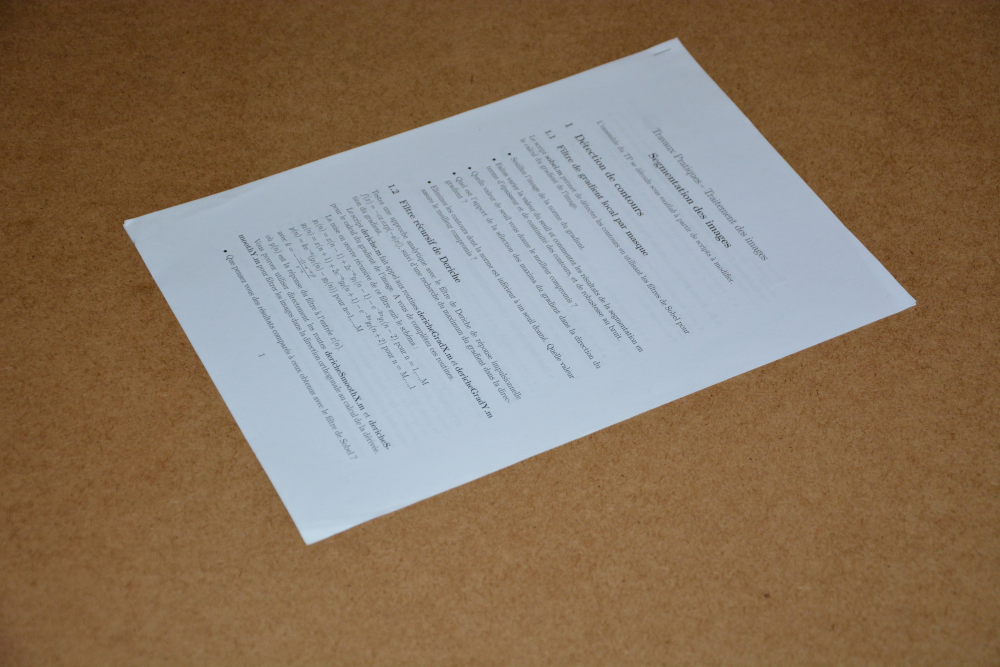
#> input picture IMA208/TP5-Calibration/f7.jpg, 3000 x 2000 px, given in place of f7.tif, which was not available (shown at 1/3 size)
$ jupyter execute --allow-errors report.ipynb   (text cells are left out)
#> lines starting #> are read from the running program, lines starting #| are printed output that depends on the picture; after the words box and inside, x2 and y2 are one past the last pixel; in counts of white or black regions, pixels touching at a corner belong together; long printed decimals are rounded; pictures that were not available may be replaced by others from this repository, and a replacement may not be noted
[cell 1]
import numpy as np
import cv2 as cv

from matplotlib import pyplot as plt
# from matplotlib.pyplot import imshow, show, subplot, title, axis, figure

[cell 2]
import os

if not os.path.exists('output'):
    os.makedirs('output')

[cell 3]
# Keypoint detection and descriptor computation algorithm
algorithm = 'ORB'
# D. Lowe's ratio test threshold
threshold = 0.8

import panorama as panorama

outputName='panorama_{}_t={}.tif'.format(algorithm,threshold)

img1c = cv.imread('palaiseau-B1sub.tif',1)
img2c = cv.imread('palaiseau-B2sub.tif',1)
#
#img2c = cv.imread('panorama.tif',1)
#img1c = cv.imread('palaiseau-B3sub.tif', 1)

#> (the rest of this cell did not finish here and is left out)

[cell 4]
# PARAMETERS
gaussianStd = 0 # Standard deviation of the Gaussian filter (if 0 it is computed based on the kernel size)
t1 = 180 # Canny's hysteresis thresholding upper threshold
t2 = 150 # 20 # Canny's hysteresis thresholding lower threshold
houghT = 110 # 100 # Hough's threshold on the number of votes needed to declare a line

img = cv.imread('f7.tif')
#> img is the input picture: shape (2000, 3000, 3); mean B, G, R 100, 119.5, 137.8
imrvb=img.copy()


gray = cv.cvtColor(img,cv.COLOR_BGR2GRAY)

# 1. NOISE REDUCTION
gaussianSize = 9 # Size of the Gaussian filter
kernel = np.ones((gaussianSize,gaussianSize),np.uint8)
#gray = cv.morphologyEx(gray, cv.MORPH_CLOSE, kernel)

gray = cv.GaussianBlur(gray,(gaussianSize,gaussianSize),gaussianStd)

#gray = cv.medianBlur(gray, ksize=13)

plt.figure()
plt.imshow(gray, cmap='gray')
plt.show()

# 2. CANNY EDGE DETECTION
sobelAperture = 3 # Canny's sobel filter aperture
edges = cv.Canny(gray, t2, t1, apertureSize = sobelAperture)
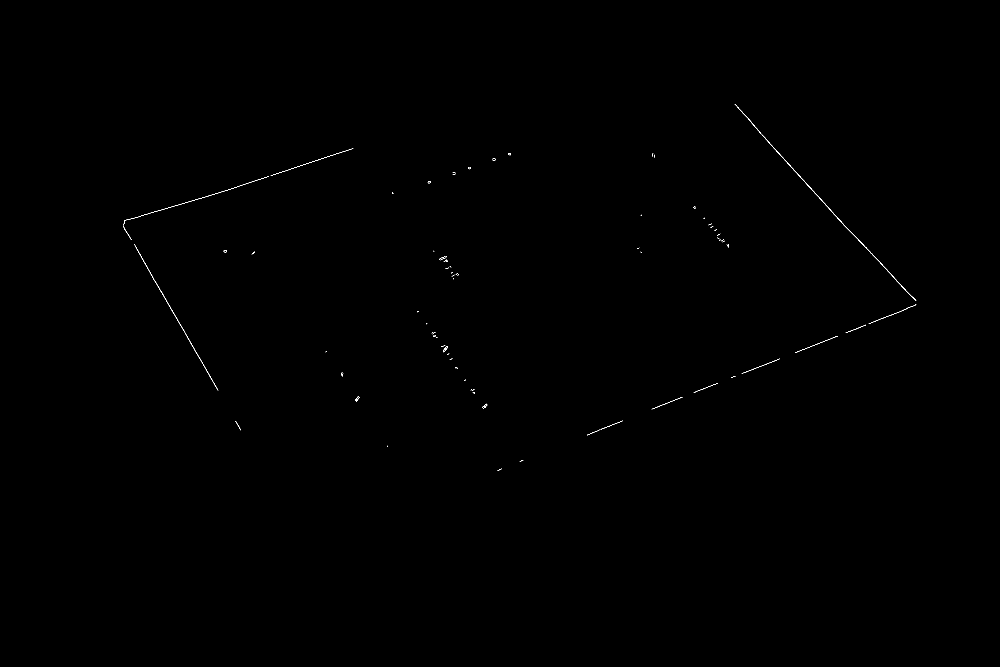
#> edges: shape (2000, 3000) (shown at 1/3 size); 0.07% white in thin lines or dots, all inside (x1, y1, x2, y2) = (369, 312, 2749, 1412)

plt.figure('Canny edges')
plt.imshow(edges)
plt.show()

# 3. HOUGH LINES
ro = 1 # distance resolution
theta = 2*np.pi/180 # angle resolution
lines = cv.HoughLines(edges, ro, theta, houghT)
#> lines = [[19, 2.62], [-1429, 2.41], [752, 1.26], [-1353, 2.37], [738, 1.29], [1876, 1.19], [-1436, 2.41]]

nbrlines = lines.shape[0]

print('nombre de lignes : ', lines)
#| nombre de lignes :  [[[ 1.9000000e+01  2.6179938e+00]]
#|  [[-1.4290000e+03  2.4085543e+00]]
#|  [[ 7.5200000e+02  1.2566371e+00]]
#|  [[-1.3530000e+03  2.3736477e+00]]
#|  [[ 7.3800000e+02  1.2915436e+00]]
#|  [[ 1.8760000e+03  1.1868238e+00]]
#> (further printed lines are left out)

print('nombre de lignes : ', nbrlines)
#| nombre de lignes :  7


for line1 in range(nbrlines):
    r1,theta1 = lines[line1][0]
    print(r1,theta1)
#> this loop made 7 passes
#> (printed output is left out)

# 4. CORNER DETECTION
nbrintersects=0

fichier = open("data.txt", "w")
corners = []

for line1 in range(nbrlines):
    r1,theta1 = lines[line1][0]

    a1 = np.cos(theta1)
    b1 = np.sin(theta1)
    c1 = -r1

    x1 = int(a1*r1 + 4000*(-b1))
    y1 = int(b1*r1 + 4000*(a1))
    x2 = int(a1*r1 - 4000*(-b1))
    y2 = int(b1*r1 - 4000*(a1))

    (a,b,c)=125+125*np.random.rand(3, 1)
    a=int(0)
    b=int(255)
    c=int(0)
    cv.line(imrvb,(x1,y1), (x2,y2), (a,b,c),7)
    cv.line(edges,(x1,y1), (x2,y2), (a,b,c),7)

    x1=int(a1+5)
    y1=int(b1+5)
    x2=int(a1-5)
    y2=int(b1-5)

    a=255
    b=0
    c=0

    cv.line(imrvb,(x1,y1), (x2,y2), (a,b,c),5)
    cv.line(edges,(x1,y1), (x2,y2), (a,b,c),5)
# [10 lines of commented-out code are left out]


    for line2 in range(line1):

        r2,theta2 = lines[line2][0]

        a2 = np.cos(theta2)
        b2 = np.sin(theta2)
        c2 = -r2


        X =   b1 * c2 - c1 * b2
        Y =   c1 * a2 - a1 * c2
        Z =   a1 * b2 - b1 * a2


        if Z != 0:

            X=X/Z
            Y=Y/Z

            if 0 < X < img.shape[1]:
                if 0 < Y < img.shape[0]:

                    nbrintersects += 1

                    print(int(X),int(Y))

                    fichier.write(str ( int ( X ) ) )
                    fichier.write (" ")
                    fichier.write(str ( int ( Y ) ) )
                    fichier.write("\n")

                    corners.append([X,Y])

                    x1=int(X+5)
                    y1=int(Y+5)
                    x2=int(X-5)
                    y2=int(Y-5)

                    a=255
                    b=0
                    c=0

                    cv.line(imrvb,(x1,y1), (x2,y2), (a,b,c),5)
                    cv.line(edges,(x1,y1), (x2,y2), (a,b,c),5)

                    x1=int(X-5)
                    y1=int(Y+5)
                    x2=int(X+5)
                    y2=int(Y-5)

                    cv.line(imrvb,(x1,y1), (x2,y2), (a,b,c),5)
                    cv.line(edges,(x1,y1), (x2,y2), (a,b,c),5)
#> this loop made 7 passes
#> (r1, theta1, a1, b1, c1) on passes 1 to 7: (19, 2.62, -0.866, 0.5, -19), (-1429, 2.41, -0.743, 0.669, 1429), (752, 1.26, 0.309, 0.951, -752), (-1353, 2.37, -0.719, 0.695, 1353), (738, 1.29, 0.276, 0.961, -738), (1876, 1.19, 0.375, 0.927, -1876), (-1436, 2.41, -0.743, 0.669, 1436)
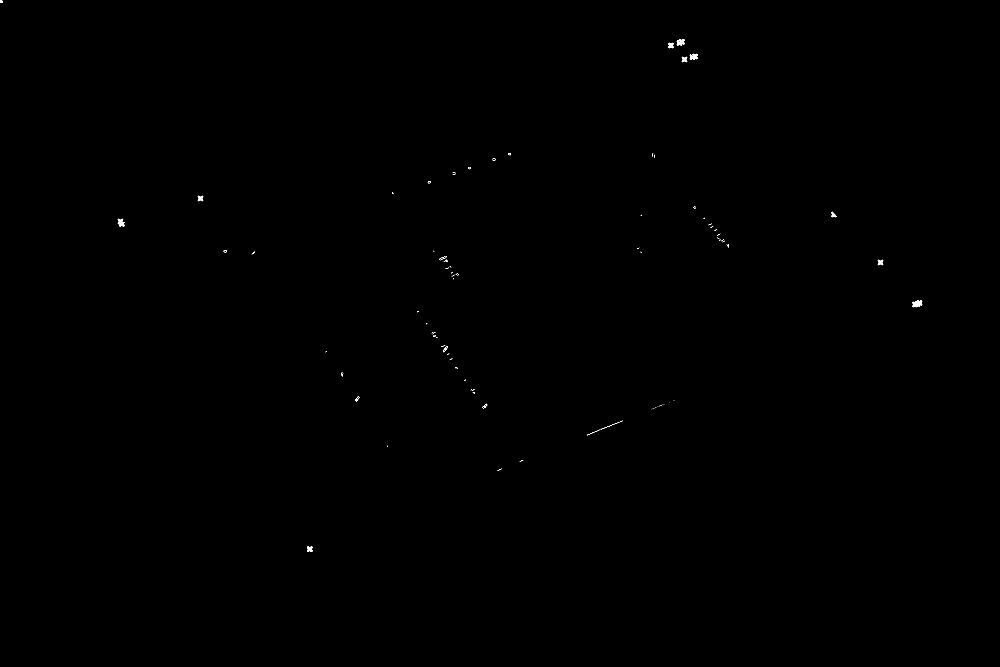
#> edges: shape (2000, 3000) (shown at 1/3 size); 0.06% white; 109 white regions (88 under 20 px), largest, box (x1, y1, x2, y2) and area: (2737, 900, 2767, 922) 412, (353, 656, 374, 680) 311, (2030, 117, 2054, 137) 306
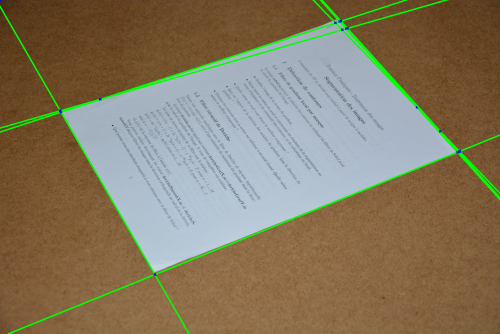
#> imrvb: shape (2000, 3000, 3) (shown at 1/6 size); mean B, G, R 97.9, 122.4, 134.8
#> after the loop, corners = [[365.9, 671.8], [2038.5, 128.4], [2502.4, 643.6], [2012.9, 136.7], [361.5, 664.1], [2077.7, 172], [601.4, 595.3], [2053.6, 178.9], [929.4, 1647.8], [2745.8, 913.9], [2758.5, 908.8], [2045.8, 126], [2641.7, 787.9], [2085.2, 169.8], [2752.7, 911.2]]; nbrintersects = 15

fichier.close()


print('nbr intersects',nbrintersects)
#| nbr intersects 15

plt.figure()
plt.title('edges')
plt.imshow(edges)
plt.show()

plt.figure()
plt.title('image')
plt.imshow(imrvb)
plt.show()

cv.imwrite('./output/linesDetected_gaussianStd{}_t1{}_t2{}_sobel{}_hought{}.jpg'.format(gaussianStd, t1, t2, sobelAperture, houghT), imrvb)
#> Out = True

[cell 5]
from matplotlib.pyplot import imshow, show, subplot, title, axis, figure, plot


# draw matches
# [18 lines left out: function draw_matches, not called in this run]


def warpImages(kp, img, M):
    # get the corner coordinates of the "query" and "train" image
    h=kp[2].pt[1]
    w=kp[2].pt[0]

    new_img = cv.warpPerspective(img, M,(np.int32(w),np.int32(h)))

    return new_img


def find_homography(kpt1, kpt2, matches):
    # Find an Homography matrix between two pictures
    # Transforming keypoints to list of points

    dst_pts = np.float32([kpt1[m.queryIdx].pt for m in matches]).reshape(-1, 1, 2)
    src_pts = np.float32([kpt2[m.trainIdx].pt for m in matches]).reshape(-1, 1, 2)

    # Compute a rigid transformation (only scale + rotation + translation) /affine transformation
    affine_matrix, rigid_mask = cv.estimateAffinePartial2D(src_pts, dst_pts)
    affine_row = [0, 0, 1]
    affine_matrix = np.vstack((affine_matrix, affine_row))

    M=affine_matrix
    print(M)

    # Compute an homography

    M, mask = cv.findHomography(src_pts, dst_pts,cv.RANSAC,3)

    print(M)
    print(mask)

    return M
    #return affine_matrix

[cell 6]
# QUESTION 1
Noutliers=0

# Read images
img1c = cv.imread('./myImages/myImage6.jpg', 1) # importing the image
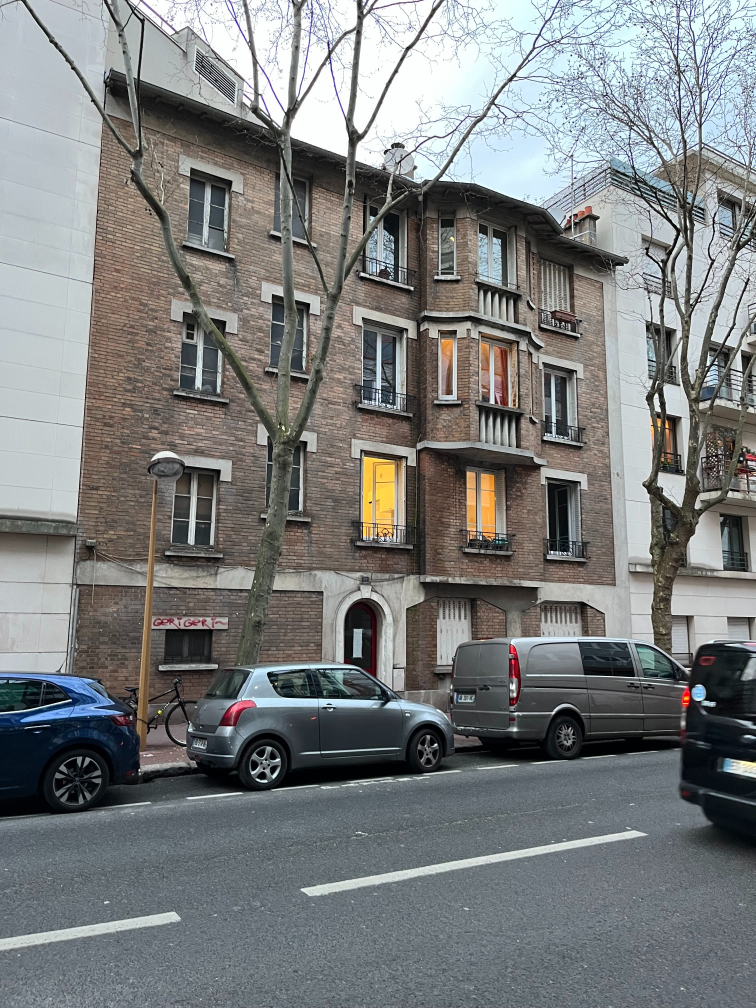
#> input picture IMA208/TP5-Calibration/myImages/myImage6.jpg, 1512 x 2016 px (shown at 1/2 size)
#> img1c is the input picture: shape (2016, 1512, 3); mean B, G, R 125.9, 125.7, 123.2
img1 = cv.cvtColor(img1c, cv.COLOR_BGR2GRAY) # converting to gray
img1c = cv.cvtColor(img1c, cv.COLOR_BGR2RGB) # color: converting to matplotlib formar


# Données pour l'image redressée (expected position of keypoints on the rectified image)
resol=1
x1=10
y1=200
sizeH=1400
sizeV=920
x2=resol*sizeH
y2=resol*sizeV

pts1=[]
pts1.append([x1,y1])
pts1.append([x2,y1])
pts1.append([x2,y2])
pts1.append([x1,y2])

# Why divide by four???????
demil=(x1+x2)/4
demih=(y1+y2)/4

for i in range(Noutliers):
    pts1.append([demil+demil*np.random.randn(),demih+demih*np.random.randn()])


print('pts1',pts1)


# [12 lines of commented-out code are left out]
x1=200
y1=235
x2=1200
y2=560
x3=1230
y3=1180
x4=150
y4=1120


demil=(x1+x2+x3+x4)/8
demih=(y1+y2+y3+y4)/8

pts2=[]
pts2.append([x1,y1])
pts2.append([x2,y2])
pts2.append([x3,y3])
pts2.append([x4,y4])

for i in range(Noutliers):
    pts2.append([demil+demil*np.random.randn(),demih+demih*np.random.randn()])

print('pts2', pts2)


kp1 = [cv.KeyPoint(x[0], x[1], 1) for x in pts1]
#> kp1 = 4 keypoints; (x, y, size): (10, 200, 1), (1400, 200, 1), (1400, 920, 1), (10, 920, 1)
kp2 = [cv.KeyPoint(x[0], x[1], 1) for x in pts2]
#> kp2 = 4 keypoints; (x, y, size): (200, 235, 1), (1200, 560, 1), (1230, 1180, 1), (150, 1120, 1)

print('points feuille')
for i in range (len(pts1)):
    print(kp1[i].pt)
#> this loop made 4 passes
#| (10.0, 200.0)
#| (1400.0, 200.0)
#| (1400.0, 920.0)
#| (10.0, 920.0)

print('points image')
for i in range (len(pts2)):
    print(kp2[i].pt)

goodMatches=[]
for i in range(len(pts1)):
    m=cv.DMatch(i,i,0)
    goodMatches.append(m)
#> after the loop, goodMatches = 4 matches

print('matches')
for m in goodMatches:
    (x1, y1) = kp1[m.queryIdx].pt
    (x2, y2) = kp2[m.trainIdx].pt
    print ( x1,y1,x2,y2)
#> this loop made 4 passes
#> (x1, y1, x2, y2) on passes 1 to 4: (10, 200, 200, 235), (1400, 200, 1200, 560), (1400, 920, 1230, 1180), (10, 920, 150, 1120)
#> (printed output is left out)
print('points')

figure()
kp_img = cv.drawKeypoints(img1, kp2, None, color=(0, 255, 0))
imshow(kp_img)
show()

#
## find  affine transformation and panoramic view between 1 to 2
matrix1to2 = find_homography(kp1, kp2, goodMatches)
#> in find_homography, `dst_pts = np.float32([kpt1[m.queryIdx].pt for m in matches]).reshape(-..`: dst_pts = [[10, 200], [1400, 200], [1400, 920], [10, 920]]
#> in find_homography, `src_pts = np.float32([kpt2[m.trainIdx].pt for m in matches]).reshape(-..`: src_pts = [[200, 235], [1200, 560], [1230, 1180], [150, 1120]]
#> in find_homography, `affine_matrix, rigid_mask = cv.estimateAffinePartial2D(src_pts, dst_pts)`: affine_matrix = [[1.26, 0.409, -337.5], [-0.409, 1.26, -13.73]]; rigid_mask = [1, 1, 0, 0]
#> in find_homography, `affine_matrix = np.vstack((affine_matrix, affine_row))`: affine_matrix = [[1.26, 0.409, -337.5], [-0.409, 1.26, -13.73], [0, 0, 1]]
#> in find_homography, `M=affine_matrix`: M has the same summary as affine_matrix
#| [[   1.257    0.4086 -337.461]
#|  [  -0.4086    1.257  -13.725]
#|  [   0.            0.            1.        ]]
#> in find_homography, `M, mask = cv.findHomography(src_pts, dst_pts,cv.RANSAC,3)`: M = [[0.906, 0.0522, -183.9], [-0.335, 0.853, 57.89], [-0.000318, 8.4e-05, 1]]; mask = [1, 1, 1, 1]
#| [[ 9.05885947e-01  5.21989546e-02 -1.83881655e+02]
#|  [-3.35189545e-01  8.52755739e-01  5.78860819e+01]
#|  [-3.17505860e-04  8.39575765e-05  1.00000000e+00]]
#| [[1]
#|  [1]
#|  [1]
#|  [1]]
#> matrix1to2 has the same summary as M in find_homography
img1to2 = warpImages(kp1, img1c, matrix1to2)
#> in warpImages, `h=kp[2].pt[1]`: h = 920
#> in warpImages, `w=kp[2].pt[0]`: w = 1400
#> in warpImages, `new_img = cv.warpPerspective(img, M,(np.int32(w),np.int32(h)))`:
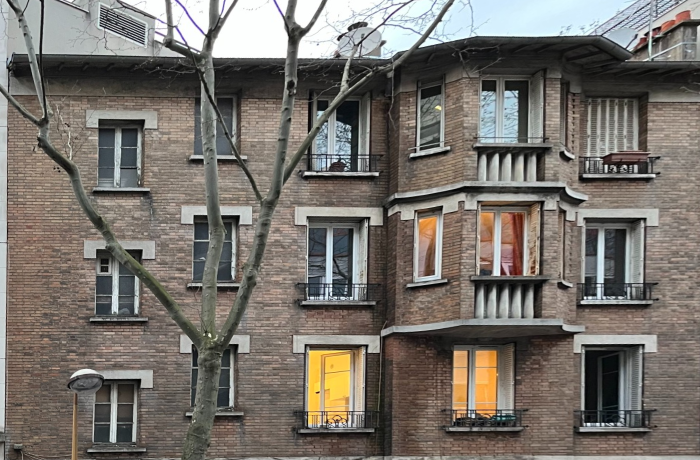
#> new_img: shape (920, 1400, 3) (shown at 1/2 size); mean R, G, B 118.8, 113.4, 107
#

figure()
imshow(img1to2)
show()

cv.imwrite('./output/redres_myImage.jpg'.format(Noutliers), img1to2)
#> Out = True

[cell 7]
# QUESTION 2
Noutliers=1

# Read images
img1c = cv.imread('f7.jpg', 1) # importing the image
img1 = cv.cvtColor(img1c, cv.COLOR_BGR2GRAY) # converting to gray
img1c = cv.cvtColor(img1c, cv.COLOR_BGR2RGB) # color: converting to matplotlib formar
#> img1c: shape (2000, 3000, 3)


# Données pour l'image redressée (expected position of keypoints on the rectified image)
resol=5
x1=0
y1=0
sizeH=210
sizeV=297
x2=resol*sizeH
y2=resol*sizeV

pts1=[]
pts1.append([x1,y1])
pts1.append([x2,y1])
pts1.append([x2,y2])
pts1.append([x1,y2])

# Why divide by four???????
demil=(x1+x2)/4
demih=(y1+y2)/4

for i in range(Noutliers):
    pts1.append([demil+demil*np.random.randn(),demih+demih*np.random.randn()])


print('pts1',pts1)


# [12 lines of commented-out code are left out]
x1=2030
y1=110
x2=2750
y2=904
x3=920
y3=1638
x4=363
y4=663


demil=(x1+x2+x3+x4)/8
demih=(y1+y2+y3+y4)/8

pts2=[]
pts2.append([x1,y1])
pts2.append([x2,y2])
pts2.append([x3,y3])
pts2.append([x4,y4])

for i in range(Noutliers):
    pts2.append([demil+demil*np.random.randn(),demih+demih*np.random.randn()])

print('pts2', pts2)


kp1 = [cv.KeyPoint(x[0], x[1], 1) for x in pts1]
#> kp1 = 5 keypoints; (x, y, size): (0, 0, 1), (1050, 0, 1), (1050, 1485, 1), (0, 1485, 1), (215, 895, 1)
kp2 = [cv.KeyPoint(x[0], x[1], 1) for x in pts2]
#> kp2 = 5 keypoints; (x, y, size): (2030, 110, 1), (2750, 904, 1), (920, 1638, 1), (363, 663, 1), (474, 528, 1)

print('points feuille')
for i in range (len(pts1)):
    print(kp1[i].pt)
#> this loop made 5 passes
#| (0.0, 0.0)
#| (1050.0, 0.0)
#| (1050.0, 1485.0)
#| (0.0, 1485.0)
#| (214.835, 894.788)

print('points image')
for i in range (len(pts2)):
    print(kp2[i].pt)

goodMatches=[]
for i in range(len(pts1)):
    m=cv.DMatch(i,i,0)
    goodMatches.append(m)
#> after the loop, goodMatches = 5 matches

print('matches')
for m in goodMatches:
    (x1, y1) = kp1[m.queryIdx].pt
    (x2, y2) = kp2[m.trainIdx].pt
    print ( x1,y1,x2,y2)
#> this loop made 5 passes
#> (x1, y1, x2, y2) on passes 1 to 5: (0, 0, 2030, 110), (1050, 0, 2750, 904), (1050, 1485, 920, 1638), (0, 1485, 363, 663), (214.8, 894.8, 474.1, 528.4)
#> (printed output is left out)
print('points')

figure()
kp_img = cv.drawKeypoints(img1, kp2, None, color=(0, 255, 0))
#> kp_img: shape (2000, 3000, 3)
imshow(kp_img)
show()

#
## find  affine transformation and panoramic view between 1 to 2
matrix1to2 = find_homography(kp1, kp2, goodMatches)
#| [[ 1.54552930e-02  5.70927415e-01 -9.41762603e+01]
#|  [-5.70927415e-01  1.54552930e-02  1.15728257e+03]
#|  [ 0.00000000e+00  0.00000000e+00  1.00000000e+00]]
#| [[ 3.85189924e-01  1.16114214e+00 -9.09661180e+02]
#|  [-7.63172919e-01  6.92045971e-01  1.47311597e+03]
#|  [-6.13465327e-06  1.75934908e-04  1.00000000e+00]]
#| [[1]
#|  [1]
#|  [1]
#|  [1]
#|  [0]]
#> matrix1to2 = [[0.385, 1.16, -909.7], [-0.763, 0.692, 1473.1], [-6.13e-06, 0.000176, 1]]
img1to2 = warpImages(kp1, img1c, matrix1to2)
#

figure()
imshow(img1to2)
show()

cv.imwrite('./output/redres_outliers{}.jpg'.format(Noutliers), img1to2)
#> Out = True

[cell 8]
# QUESTION 3

# Read images
img1c = cv.imread('f7.jpg', 1) # importing the image
img1 = cv.cvtColor(img1c, cv.COLOR_BGR2GRAY) # converting to gray
img1c = cv.cvtColor(img1c, cv.COLOR_BGR2RGB) # color: converting to matplotlib formar


Noutliers=0

# Données pour l'image redressée (expected position of keypoints on the rectified image)
resol=5
x1=0
y1=0
sizeH=210
sizeV=297
x2=resol*sizeH
y2=resol*sizeV

pts1=[]
pts1.append([x1,y1])
pts1.append([x2,y1])
pts1.append([x2,y2])
pts1.append([x1,y2])

# Why divide by four???????
demil=(x1+x2)/4
demih=(y1+y2)/4

for i in range(Noutliers):
    pts1.append([demil+demil*np.random.randn(),demih+demih*np.random.randn()])


print('pts1',pts1)


# [22 lines of commented-out code are left out]
cornersArray = np.array( corners )
#> cornersArray = 15 rows, first 8: [365.9, 671.8], [2038.5, 128.4], [2502.4, 643.6], [2012.9, 136.7], [361.5, 664.1], [2077.7, 172], [601.4, 595.3], [2053.6, 178.9]
pt1 = np.argmin( cornersArray[:,1] )
#> pt1 = 11
pt2 = np.argmax( cornersArray[:,0] )
#> pt2 = 10
pt3 = np.argmax( cornersArray[:,1] )
#> pt3 = 8
pt4 = np.argmin( cornersArray[:,0] )
#> pt4 = 4
x1, y1 = corners[pt1]
#> x1 = 2045.8; y1 = 126
x2, y2 = corners[pt2]
#> x2 = 2758.5; y2 = 908.8
x3, y3 = corners[pt3]
#> x3 = 929.4; y3 = 1647.8
x4, y4 = corners[pt4]
#> x4 = 361.5; y4 = 664.1


demil=(x1+x2+x3+x4)/8
#> demil = 761.9
demih=(y1+y2+y3+y4)/8
#> demih = 418.3

pts2=[]
pts2.append([x1,y1])
pts2.append([x2,y2])
pts2.append([x3,y3])
pts2.append([x4,y4])

for i in range(Noutliers):
    pts2.append([demil+demil*np.random.randn(),demih+demih*np.random.randn()])
#> after the loop, pts2 = [[2045.8, 126], [2758.5, 908.8], [929.4, 1647.8], [361.5, 664.1]]

print('pts2', pts2)
#| pts2 [[2045.7695, 125.989], [2758.5247, 908.815], [929.429, 1647.8177], [361.473, 664.0901]]


kp1 = [cv.KeyPoint(x[0], x[1], 1) for x in pts1]
#> kp1 = 4 keypoints; (x, y, size): (0, 0, 1), (1050, 0, 1), (1050, 1485, 1), (0, 1485, 1)
kp2 = [cv.KeyPoint(x[0], x[1], 1) for x in pts2]
#> kp2 = 4 keypoints; (x, y, size): (2046, 126, 1), (2759, 909, 1), (929, 1648, 1), (361, 664, 1)

print('points feuille')
for i in range (len(pts1)):
    print(kp1[i].pt)

print('points image')
for i in range (len(pts2)):
    print(kp2[i].pt)

goodMatches=[]
for i in range(len(pts1)):
    m=cv.DMatch(i,i,0)
    goodMatches.append(m)
#> after the loop, goodMatches = 4 matches

print('matches')
for m in goodMatches:
    (x1, y1) = kp1[m.queryIdx].pt
    (x2, y2) = kp2[m.trainIdx].pt
    print ( x1,y1,x2,y2)
#> this loop made 4 passes
#> (x1, y1, x2, y2) on passes 1 to 4: (0, 0, 2045.8, 126), (1050, 0, 2758.5, 908.8), (1050, 1485, 929.4, 1647.8), (0, 1485, 361.5, 664.1)
#> (printed output is left out)
print('points')

figure()
kp_img = cv.drawKeypoints(img1, kp2, None, color=(0, 255, 0))
imshow(kp_img)
show()

#
## find  affine transformation and panoramic view between 1 to 2
matrix1to2 = find_homography(kp1, kp2, goodMatches)
#| [[ 6.67709011e-01  7.33351681e-01 -1.45837283e+03]
#|  [-7.33351681e-01  6.67709011e-01  1.41614469e+03]
#|  [ 0.00000000e+00  0.00000000e+00  1.00000000e+00]]
#| [[ 3.68981838e-01  1.15493995e+00 -9.00361265e+02]
#|  [-7.60694953e-01  6.92604773e-01  1.46894613e+03]
#|  [-1.94985240e-05  1.81908846e-04  1.00000000e+00]]
#| [[1]
#|  [1]
#|  [1]
#|  [1]]
#> matrix1to2 = [[0.369, 1.15, -900.4], [-0.761, 0.693, 1468.9], [-1.95e-05, 0.000182, 1]]
img1to2 = warpImages(kp1, img1c, matrix1to2)
#> in warpImages (call 3), `new_img = cv.warpPerspective(img, M,(np.int32(w),np.int32(h)))`:
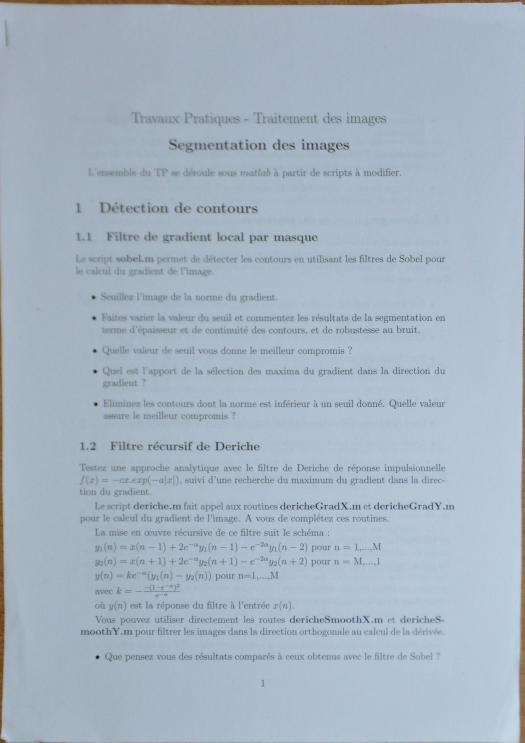
#> new_img: shape (1485, 1050, 3) (shown at 1/2 size); mean R, G, B 167, 180.5, 194.4
#

figure()
imshow(img1to2)
show()
